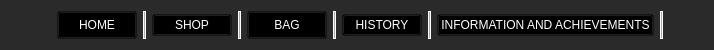
     <widget class="QWidget" name="widget_3" native="true">
      <property name="maximumSize">
       <size>
        <width>2000</width>
        <height>50</height>
       </size>
      </property>
      <property name="styleSheet">
       <string notr="true">background-color: #2A2A2A;</string>
      </property>
      <layout class="QHBoxLayout" name="horizontalLayout_2">
       <item>
        <spacer name="horizontalSpacer">
         <property name="orientation">
          <enum>Qt::Horizontal</enum>
         </property>
         <property name="sizeHint" stdset="0">
          <size>
           <width>40</width>
           <height>20</height>
          </size>
         </property>
        </spacer>
       </item>
       <item>
        <widget class="QFrame" name="frame_16">
         <property name="styleSheet">
          <string notr="true">background-color: white;
max-width: 2px;</string>
         </property>
         <property name="frameShape">
          <enum>QFrame::StyledPanel</enum>
         </property>
         <property name="frameShadow">
          <enum>QFrame::Raised</enum>
         </property>
        </widget>
       </item>
       <item>
        <widget class="QPushButton" name="btn_home">
         <property name="maximumSize">
          <size>
           <width>100</width>
           <height>50</height>
          </size>
         </property>
         <property name="cursor">
          <cursorShape>PointingHandCursor</cursorShape>
         </property>
         <property name="styleSheet">
          <string notr="true">background-color:transparent;

font: 75 15pt &quot;Bahnschrift Condensed&quot;;
color: rgb(255, 255, 255);
</string>
         </property>
         <property name="text">
          <string>HOME</string>
         </property>
        </widget>
       </item>
       <item>
        <widget class="QFrame" name="frame_13">
         <property name="styleSheet">
          <string notr="true">background-color: white;
max-width: 2px;</string>
         </property>
         <property name="frameShape">
          <enum>QFrame::VLine</enum>
         </property>
         <property name="frameShadow">
          <enum>QFrame::Raised</enum>
         </property>
        </widget>
       </item>
       <item>
        <widget class="QPushButton" name="btn_shop">
         <property name="maximumSize">
          <size>
           <width>100</width>
           <height>16777215</height>
          </size>
         </property>
         <property name="cursor">
          <cursorShape>PointingHandCursor</cursorShape>
         </property>
         <property name="styleSheet">
          <string notr="true">background-color:transparent;

font: 75 15pt &quot;Bahnschrift Condensed&quot;;
color: rgb(255, 255, 255);
</string>
         </property>
         <property name="text">
          <string>SHOP</string>
         </property>
        </widget>
       </item>
       <item>
        <widget class="QFrame" name="frame_2">
         <property name="styleSheet">
          <string notr="true">background-color: white;</string>
         </property>
         <property name="frameShape">
          <enum>QFrame::VLine</enum>
         </property>
         <property name="frameShadow">
          <enum>QFrame::Raised</enum>
         </property>
        </widget>
       </item>
       <item>
        <widget class="QPushButton" name="btn_bag">
         <property name="maximumSize">
          <size>
           <width>100</width>
           <height>50</height>
          </size>
         </property>
         <property name="cursor">
          <cursorShape>PointingHandCursor</cursorShape>
         </property>
         <property name="styleSheet">
          <string notr="true">background-color:transparent;

font: 75 15pt &quot;Bahnschrift Condensed&quot;;
color: rgb(255, 255, 255);
</string>
         </property>
         <property name="text">
          <string>BAG</string>
         </property>
        </widget>
       </item>
       <item>
        <widget class="QFrame" name="frame_3">
         <property name="styleSheet">
          <string notr="true">background-color: white;</string>
         </property>
         <property name="frameShape">
          <enum>QFrame::VLine</enum>
         </property>
         <property name="frameShadow">
          <enum>QFrame::Raised</enum>
         </property>
        </widget>
       </item>
       <item>
        <widget class="QPushButton" name="btn_history">
         <property name="maximumSize">
          <size>
           <width>100</width>
           <height>16777215</height>
          </size>
         </property>
         <property name="cursor">
          <cursorShape>PointingHandCursor</cursorShape>
         </property>
         <property name="styleSheet">
          <string notr="true">background-color:transparent;

font: 75 15pt &quot;Bahnschrift Condensed&quot;;
color: rgb(255, 255, 255);
</string>
         </property>
         <property name="text">
          <string>HISTORY</string>
         </property>
        </widget>
       </item>
       <item>
        <widget class="QFrame" name="frame_4">
         <property name="styleSheet">
          <string notr="true">background-color: white;</string>
         </property>
         <property name="frameShape">
          <enum>QFrame::VLine</enum>
         </property>
         <property name="frameShadow">
          <enum>QFrame::Raised</enum>
         </property>
        </widget>
       </item>
       <item>
        <widget class="QPushButton" name="btn_infor">
         <property name="maximumSize">
          <size>
           <width>500</width>
           <height>16777215</height>
          </size>
         </property>
         <property name="cursor">
          <cursorShape>PointingHandCursor</cursorShape>
         </property>
         <property name="styleSheet">
          <string notr="true">background-color:transparent;
font: 75 15pt &quot;Bahnschrift Condensed&quot;;
color: rgb(255, 255, 255);
</string>
         </property>
         <property name="text">
          <string>INFORMATION AND ACHIEVEMENTS</string>
         </property>
        </widget>
       </item>
       <item>
        <widget class="QFrame" name="frame_5">
         <property name="styleSheet">
          <string notr="true">background-color: white;</string>
         </property>
         <property name="frameShape">
          <enum>QFrame::VLine</enum>
         </property>
         <property name="frameShadow">
          <enum>QFrame::Raised</enum>
         </property>
        </widget>
       </item>
       <item>
        <spacer name="horizontalSpacer_2">
         <property name="orientation">
          <enum>Qt::Horizontal</enum>
         </property>
         <property name="sizeHint" stdset="0">
          <size>
           <width>40</width>
           <height>20</height>
          </size>
         </property>
        </spacer>
       </item>
      </layout>
     </widget>
